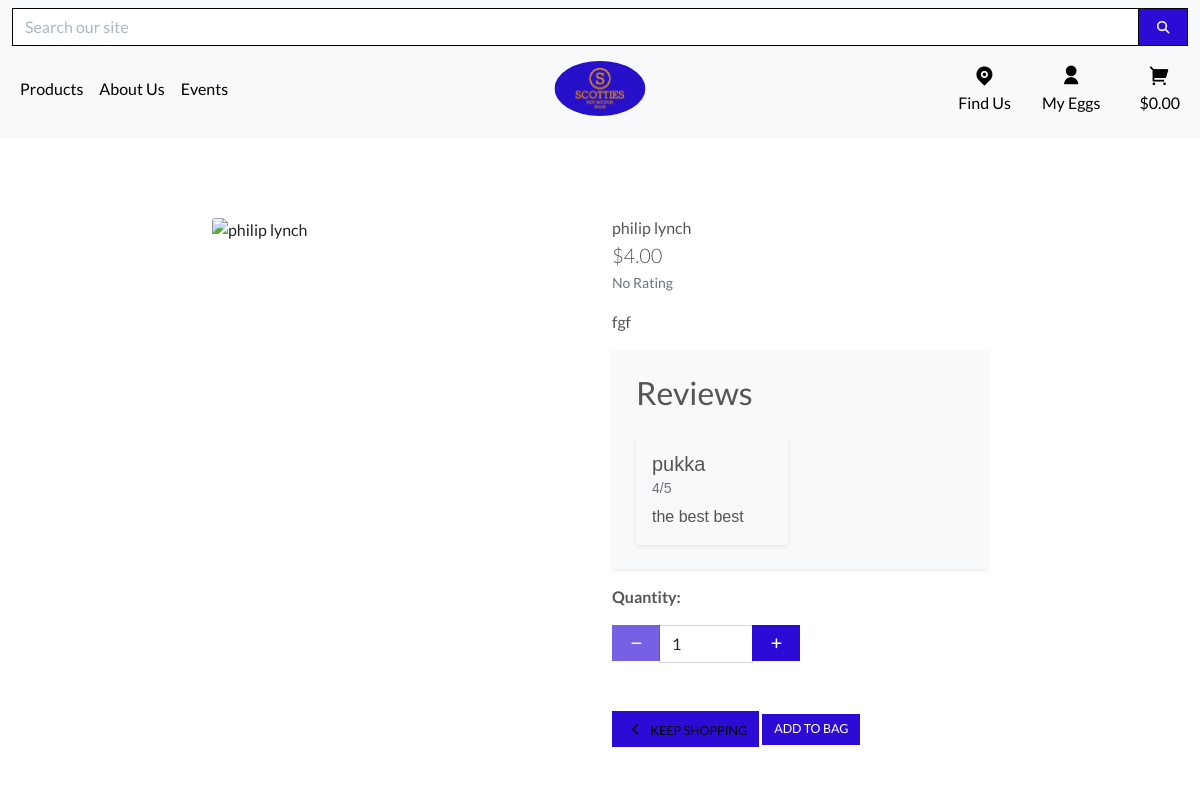
Page /products/1/ (signed in) on the committed database.
### products/models.py (models this page shows, shortened)
class Product(models.Model):
    category = models.ForeignKey('Category', null=True, blank=True, on_delete=models.SET_NULL)
    sku = models.CharField(max_length=254, null=True, blank=True)
    name = models.CharField(max_length=254)
    description = models.TextField()
    price = models.DecimalField(max_digits=6, decimal_places=2)
    image_url = models.URLField(max_length=1024, null=True, blank=True)
    image = CloudinaryField('image', null=True, blank=True)

### home/models.py (models this page shows, shortened)
class Review(models.Model):
    RATING_CHOICES = (
        (1, '★'),
        (2, '★★'),
        (3, '★★★'),
        (4, '★★★★'),
        (5, '★★★★★'),
    )
    name = models.CharField(max_length=255)
    email = models.EmailField()
    comment = models.TextField()
    rating = models.IntegerField(choices=RATING_CHOICES)
    user = models.ForeignKey(User, on_delete=models.CASCADE)
    products = models.ManyToManyField(Product)
    product = models.ForeignKey(Product, on_delete=models.CASCADE, null=False, blank=False, related_name='reviews', default=1)

### products/views.py (the view)
# urls.py: path('<int:product_id>/', views.product_detail, name='product_detail'),
def product_detail(request, product_id):
    product = get_object_or_404(Product, pk=product_id)
    reviews = product.reviews.all()
    context = {
        'product': product,
        'reviews': reviews,
    }
    return render(request, 'products/product_detail.html', context)

### bag/contexts.py (called while the page is built, shortened)
def bag_contents(request):
    bag_items = []
    total = 0
    product_count = 0
    bag = request.session.get('bag', {})
    if total < settings.FREE_DELIVERY_THRESHOLD:
        delivery = total * Decimal(settings.STANDARD_DELIVERY_PERCENTAGE / 100)
        free_delivery_delta = settings.FREE_DELIVERY_THRESHOLD - total
    else:
        delivery = 0
        free_delivery_delta = 0
    grand_total = delivery + total
    context = {
        'bag_items': bag_items,
        'total': total,
        'product_count': product_count,
        'delivery': delivery,
        'free_delivery_delta': free_delivery_delta,
        'free_delivery_threshold': settings.FREE_DELIVERY_THRESHOLD,
        'grand_total': grand_total,
    }
    return context

### products/templates/products/product_detail.html (shortened to what this page needs)
{% extends "base.html" %}
{% load static %}
{% block page_header %}
    <div class="container header-container">
    </div>
{% endblock %}
{% block content %}
    <div class="overlay"></div>
    <div class="container-fluid">
        <div class="row">
            <div class="col-12 col-md-6 col-lg-4 offset-lg-2">
                <div class="image-container my-5">
                    {% if product.image %}
                        <a href="{{ product.image.url }}" target="_blank">
                            <img class="card-img-top img-fluid" src="{{ product.image.url }}" alt="{{ product.name }}">
                        </a>
                        {% else %}
                        <a href="">
                            <img class="card-img-top img-fluid" src="{{ MEDIA_URL }}noimage.png" alt="{{ product.name }}">
                        </a>
                    {% endif %}
                </div>
            </div>
            <div class="col-12 col-md-6 col-lg-4">
                <div class="product-details-container mb-5 mt-md-5">
                    <p class="mb-0">{{ product.name }}</p>
                    <p class="lead mb-0 text-left font-weight-bold">${{ product.price }}</p>
                    {% if product.rating %}
                        <small class="text-muted"><i class="fas fa-star mr-1"></i>{{ product.rating }} / 5</small>
                    {% else %}
                        <small class="text-muted">No Rating</small>
                    {% endif %}
                    <p class="mt-3">{{ product.description }}</p>
                    <div class="bg-light shadow-sm p-4 container-fluid">
                        <h2 class="mb-4">Reviews</h2>
                        <div class="row row-cols-1 row-cols-md-2 g-4">
                            {% for review in product.reviews.all %}
                            {% if review.product == product %}
                            <div class="col">
                                <div class="card h-100 shadow-sm" style="background-color: #f8f9fa;">
                                    <div class="card-body">
                                        <h5 class="card-title">{{ review.name }}</h5>
                                        <h6 class="card-subtitle mb-2 text-muted">{{ review.rating }}/5</h6>
                                        <p class="card-text">{{ review.comment }}</p>
                                    </div>
                                </div>
                            </div>
                            {% endif %}
                            {% endfor %}
                        </div>
                    </div>
                    <form class="form" action="{% url 'add_to_bag' product.id %}" method="POST">
                        <div class="form-row">
                            <div class="col-12">
                                <p class="mt-3"><strong>Quantity:</strong></p>
                                <div class="form-group w-50">
                                    <div class="input-group">
                                        <div class="input-group-prepend">
                                            <button class="decrement-qty btn btn-black rounded-0"
                                                data-item_id="{{ product.id }}" id="decrement-qty_{{ product.id }}">
                                                <span class="icon">
                                                    <i class="fas fa-minus"></i>
                                                </span>
                                            </button>
                                        </div>
                                        <input class="form-control qty_input" type="number"
                                        name="quantity" value="1" min="1" max="99"
                                        data-item_id="{{ product.id }}"
                                        id="id_qty_{{ product.id }}">
                                        <div class="input-group-append">
                                            <button class="increment-qty btn btn-black rounded-0"
                                                data-item_id="{{ product.id }}" id="increment-qty_{{ product.id }}">
                                                <span class="icon">
                                                    <i class="fas fa-plus"></i>
                                                </span>
                                            </button>
                                        </div>
                                    </div>
                                </div>
                            </div>
                            <div class="col-12">
                                <a href="{% url 'products' %}" class="btn btn-outline-black rounded-0 mt-5">
                                    <span class="icon">
                                        <i class="fas fa-chevron-left"></i>
                                    </span>
                                    <span class="text-uppercase">Keep Shopping</span>
                                </a>
                                <input type="submit" class="btn btn-black rounded-0 text-uppercase mt-5" value="Add to Bag">
                            </div>
                        </div>
                    </form>
                </div>
            </div>
        </div>
    </div>
{% endblock %}

### static/css/base.css (style rules this page uses)
html { height: 100%; }
body { background-size: cover; height: calc(100vh - 164px); color: #555; font-family: 'Lato'; }
.icon { align-items: center; display: inline-flex; justify-content: center; height: 1.5rem; width: 1.5rem; }
a { color: #212529; text-decoration: none; }
.btn-black { background: black; color: white; }
.btn-outline-black { background: white; color: black !important; border: 1px solid black; }
.overlay { height: 100%; width: 100%; top: 0; left: 0; position: fixed; background: white; z-index: -1; }
@media (min-width: 1200px) { .container { max-width: 80%; } }
@media (min-width: 992px) { .header-container { padding-top: 168px; } }
.card { background-color: #222222; border-radius: 10px; font-family: 'Manrope', sans-serif; }
.btn { background-color: #2D0BD6; font-size: 0.78rem; border: 0px; }
.card { border: none; border-radius: 0; box-shadow: 0 0 1rem rgba(0, 0, 0, .1); }
.card-text { font-size: 1rem; }
.text-muted { font-size: 0.875rem; }

### rows in the picture
Product: name "philip lynch", price "4.00", description "fgf", quantity "1"
Review: name "pukka", rating "4", comment "the best best"
